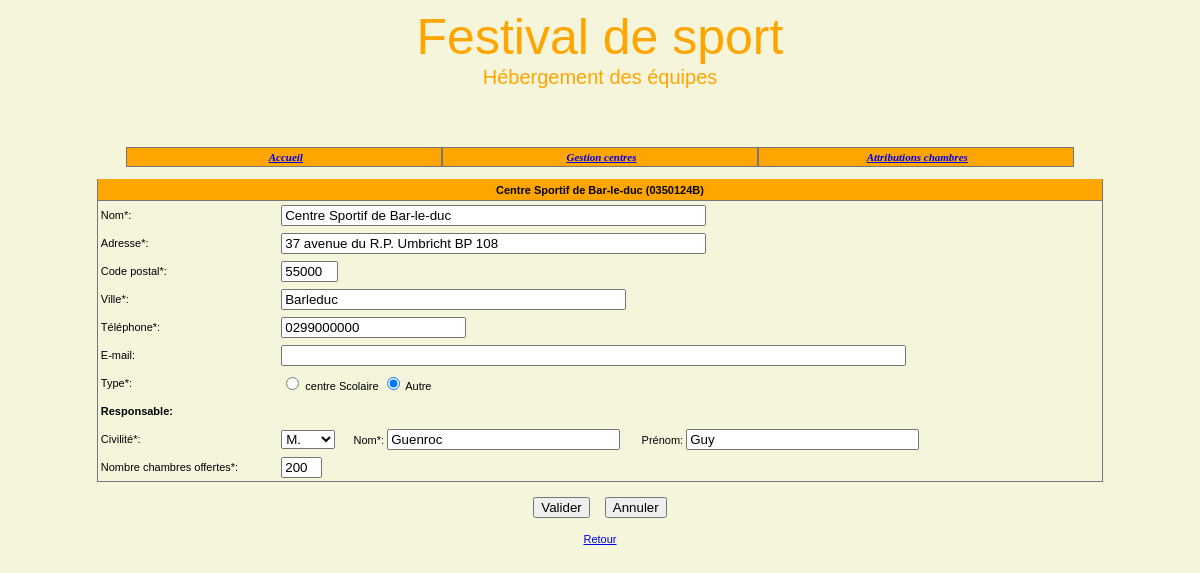
Screenshot of /modificationcentre.php?action=demanderModifEtab&id=0350124B with the database file from the repository.
### tables this page shows
CREATE TABLE IF NOT EXISTS `centre` (
  `id` char(8) NOT NULL,
  `nom` varchar(45) NOT NULL,
  `adresseRue` varchar(45) NOT NULL,
  `codePostal` char(5) NOT NULL,
  `ville` varchar(35) NOT NULL,
  `tel` varchar(13) NOT NULL,
  `adresseElectronique` varchar(70) DEFAULT NULL,
  `type` tinyint(4) NOT NULL,
  `civiliteResponsable` varchar(12) NOT NULL,
  `nomResponsable` varchar(25) NOT NULL,
  `prenomResponsable` varchar(25) DEFAULT NULL,
  `nombreChambresOffertes` int(11) DEFAULT NULL,
  PRIMARY KEY (`id`)
);

### modificationcentre.php (the view, shortened to what this page needs)
<?php
include("_debut2.inc.php");
include("_gestionBase.inc.php");
$connexion=connect();
$tabCivilite=array("M.","Mme","Melle");
$action=$_REQUEST['action'];
$id=$_REQUEST['id'];
if ($action=='demanderModifEtab')
{
   $rsEtab=$connexion->query("SELECT * from centre where id='$id'");
   while($lgEtab=$rsEtab->fetch())
   {
   $nom=$lgEtab['nom'];
   $adresseRue=$lgEtab['adresseRue'];
   $codePostal=$lgEtab['codePostal'];
   $ville=$lgEtab['ville'];
   $tel=$lgEtab['tel'];
   $adresseElectronique=$lgEtab['adresseElectronique'];
   $type=$lgEtab['type'];
   $civiliteResponsable=$lgEtab['civiliteResponsable'];
   $nomResponsable=$lgEtab['nomResponsable'];
   $prenomResponsable=$lgEtab['prenomResponsable'];
   $nombreChambresOffertes=$lgEtab['nombreChambresOffertes'];
   }
}
echo "
<form method='POST' action='modificationcentre.php?'>
   <input type='hidden' value='validerModifEtab' name='action'>
   <table width='85%' cellspacing='0' cellpadding='0' align='center'
   class='tabNonQuadrille'>
      <tr class='enTeteTabNonQuad'>
         <td colspan='3'>$nom ($id)</td>
      </tr>
      <tr>
         <td><input type='hidden' value='$id' name='id'></td>
      </tr>";
      echo '
      <tr class="ligneTabNonQuad">
         <td> Nom*: </td>
         <td><input type="text" value="'.$nom.'" name="nom" size="50"
         maxlength="45"></td>
      </tr>
      <tr class="ligneTabNonQuad">
         <td> Adresse*: </td>
         <td><input type="text" value="'.$adresseRue.'" name="adresseRue"
         size="50" maxlength="45"></td>
      </tr>
      <tr class="ligneTabNonQuad">
         <td> Code postal*: </td>
         <td><input type="text" value="'.$codePostal.'" name="codePostal"
         size="4" maxlength="5"></td>
      </tr>
      <tr class="ligneTabNonQuad">
         <td> Ville*: </td>
         <td><input type="text" value="'.$ville.'" name="ville" size="40"
         maxlength="35"></td>
      </tr>
      <tr class="ligneTabNonQuad">
         <td> Téléphone*: </td>
         <td><input type="text" value="'.$tel.'" name="tel" size ="20"
         maxlength="10"></td>
      </tr>
      <tr class="ligneTabNonQuad">
         <td> E-mail: </td>
         <td><input type="text" value="'.$adresseElectronique.'" name=
         "adresseElectronique" size ="75" maxlength="70"></td>
      </tr>
      <tr class="ligneTabNonQuad">
         <td> Type*: </td>
         <td>';
            if ($type==1)
            {
               echo "
               <input type='radio' name='type' value='1' checked>
               centre Scolaire
               <input type='radio' name='type' value='0'>  Autre";
             }
             else
             {
                echo "
                <input type='radio' name='type' value='1'>
                centre Scolaire
                <input type='radio' name='type' value='0' checked> Autre";
              }
           echo "
           </td>
         </tr>
         <tr class='ligneTabNonQuad'>
            <td colspan='2' ><strong>Responsable:</strong></td>
         </tr>
         <tr class='ligneTabNonQuad'>
            <td> Civilité*: </td>
            <td> <select name='civiliteResponsable'>";
               for ($i=0; $i<3; $i=$i+1)
                  if ($tabCivilite[$i]==$civiliteResponsable)
                  {
                     echo "<option selected>$tabCivilite[$i]</option>";
                  }
                  else
                  {
                     echo "<option>$tabCivilite[$i]</option>";
                  }
               echo '
               </select>&nbsp; &nbsp; &nbsp; Nom*:
               <input type="text" value="'.$nomResponsable.'" name=
               "nomResponsable" size="26" maxlength="25">
               &nbsp; &nbsp; &nbsp; Prénom:
               <input type="text"  value="'.$prenomResponsable.'" name=
               "prenomResponsable" size="26" maxlength="25">
            </td>
         </tr>
         <tr class="ligneTabNonQuad">
            <td> Nombre chambres offertes*: </td>
            <td><input type="text" value="'.$nombreChambresOffertes.'" name=
            "nombreChambresOffertes" size ="2" maxlength="3"></td>
         </tr>
   </table>';
   echo "
   <table align='center' cellspacing='15' cellpadding='0'>
      <tr>
         <td align='right'><input type='submit' value='Valider' name='valider'>
         </td>
         <td align='left'><input type='reset' value='Annuler' name='annuler'>
         </td>
      </tr>
      <tr>
         <td colspan='2' align='center'><a href='listecentres.php'>Retour</a>
         </td>
      </tr>
   </table>
</form>";
?>

### css/cssGeneral.css (style rules this page uses)
td,tr { font:11px Arial, Helvetica, sans-serif; }
table.tabNonQuadrille { background-color:beige; border-bottom:1px solid #777777; border-right:1px solid #777777; border-left:1px solid #777777; border-top:1px #777777; color:black; }
tr.enTeteTabNonQuad td { background-color: orange; height:21px; text-align:center; font-weight:bold; border-bottom:1px solid #777777; }
tr.ligneTabNonQuad td { background-color:beige; height:28px; text-align:left; padding-left:3px; color:black; }

### rows the page displays
centre: nom "Centre Sportif de Bar-le-duc", adresseRue "37 avenue du R.P. Umbricht BP 108", codePostal "55000", ville "Barleduc", tel "0299000000", civiliteResponsable "M.", nomResponsable "Guenroc", prenomResponsable "Guy", nombreChambresOffertes "200"

### other values shown
$id "0350124B"
